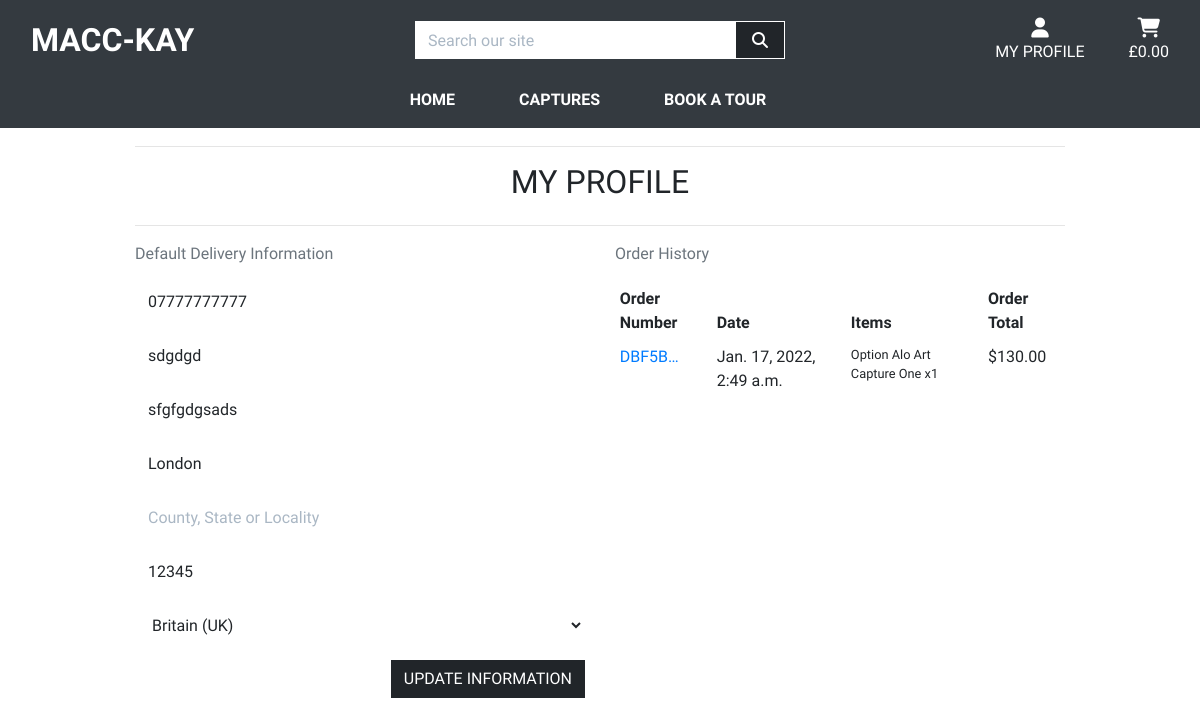
The app's page /profile/ (signed in), older data.
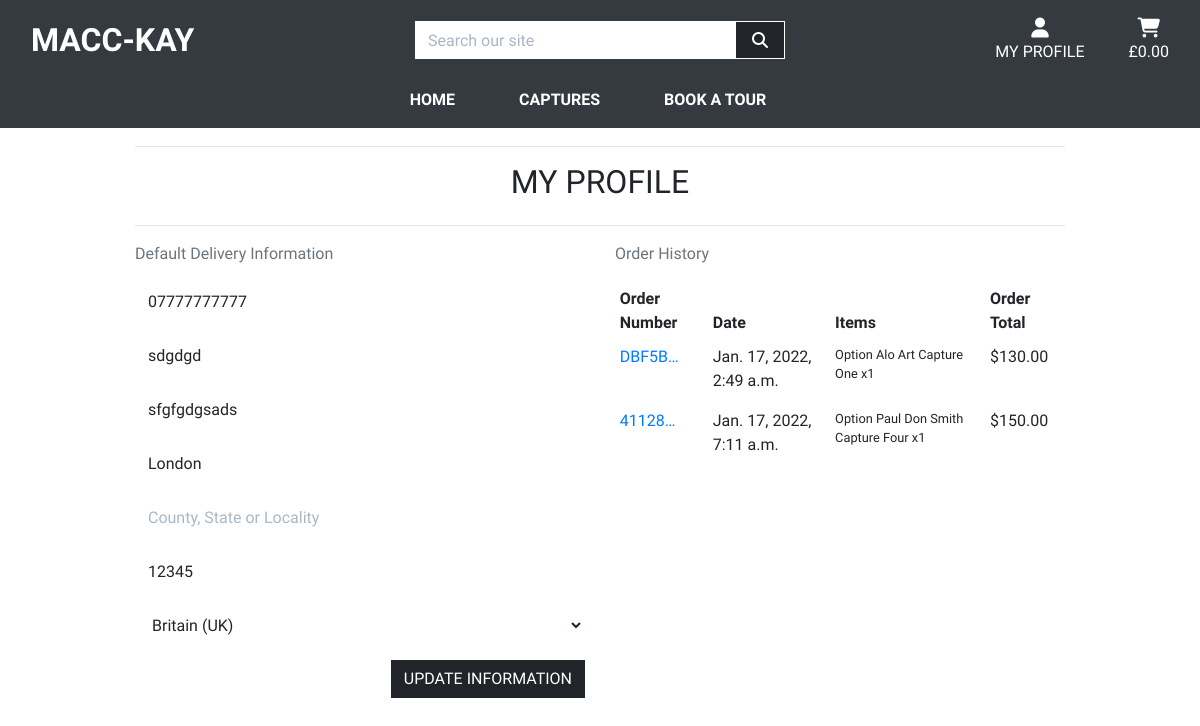
The same page, newer data.
### profiles/models.py (models this page shows, shortened)
class UserProfile(models.Model):
    user = models.OneToOneField(User, on_delete=models.CASCADE)
    default_phone_number = models.CharField(
        max_length=20, null=True, blank=True)
    default_street_address1 = models.CharField(
        max_length=80, null=True, blank=True)
    default_street_address2 = models.CharField(
        max_length=80, null=True, blank=True)
    default_town_or_city = models.CharField(
        max_length=40, null=True, blank=True)
    default_county = models.CharField(max_length=80, null=True, blank=True)
    default_postcode = models.CharField(max_length=20, null=True, blank=True)
    default_country = CountryField(
        blank_label='Country', null=True, blank=True)

### checkout/models.py (models this page shows, shortened)
class Order(models.Model):
    order_number = models.CharField(max_length=32, null=False, editable=False)
    user_profile = models.ForeignKey(UserProfile, on_delete=models.SET_NULL,
                                     null=True, blank=True,
                                     related_name='orders')
    full_name = models.CharField(max_length=50, null=False, blank=False)
    email = models.EmailField(max_length=254, null=False, blank=False)
    phone_number = models.CharField(max_length=20, null=False, blank=False)
    country = CountryField(blank_label='Country *', null=False, blank=False)
    postcode = models.CharField(max_length=20, null=True, blank=True)
    town_or_city = models.CharField(max_length=40, null=False, blank=False)
    street_address1 = models.CharField(max_length=80, null=False, blank=False)
    street_address2 = models.CharField(max_length=80, null=True, blank=True)
    county = models.CharField(max_length=80, null=True, blank=True)
    date = models.DateTimeField(auto_now_add=True)
    order_total = models.DecimalField(
        max_digits=10, decimal_places=2, null=False, default=0)
    grand_total = models.DecimalField(
        max_digits=10, decimal_places=2, null=False, default=0)
    original_cart = models.TextField(null=False, blank=False, default='')
    stripe_pid = models.CharField(
        max_length=254, null=False, blank=False, default='')

class OrderLineItem(models.Model):
    order = models.ForeignKey(
        Order, null=False, blank=False,
        on_delete=models.CASCADE, related_name='lineitems')
    capture = models.ForeignKey(
        Capture, null=False, blank=False, on_delete=models.CASCADE)
    capture_option = models.CharField(
        max_length=2, null=True, blank=True)  # signed & not signed
    quantity = models.IntegerField(null=False, blank=False, default=0)
    lineitem_total = models.DecimalField(
        max_digits=6, decimal_places=2,
        null=False, blank=False, editable=False)

### captures/models.py (models this page shows, shortened)
class Capture(models.Model):
    class Meta:
        verbose_name_plural = 'Captures'
    artist = models.ForeignKey(
        'Artist', null=True, blank=True, on_delete=models.SET_NULL)
    sku = models.CharField(max_length=254, null=True, blank=True)
    name = models.CharField(max_length=254)
    description = models.TextField()
    has_option = models.BooleanField(default=False, null=True, blank=True)
    price = models.DecimalField(max_digits=6, decimal_places=2)
    image_url = models.URLField(max_length=1024, null=True, blank=True)
    image = models.ImageField(null=True, blank=True)

### profiles/views.py (the view)
# urls.py: path('profile/', include('profiles.urls')),
def profile(request):
    profile = get_object_or_404(UserProfile, user=request.user)
    if request.method == 'POST':
        form = UserProfileForm(request.POST, instance=profile)
        if form.is_valid():
            form.save()
            messages.success(request, 'Profile updated successfully')
    form = UserProfileForm(instance=profile)
    orders = profile.orders.all()
    template = 'profiles/profile.html'
    context = {
        'form': form,
        'orders': orders,
        'on_profile_page': True
    }
    return render(request, template, context)

### profiles/forms.py
class UserProfileForm(forms.ModelForm):
    class Meta:
        model = UserProfile
        exclude = ('user',)
    def __init__(self, *args, **kwargs):
        super().__init__(*args, **kwargs)
        placeholders = {
            'default_phone_number': 'Phone Number',
            'default_postcode': 'Postal Code',
            'default_town_or_city': 'Town or City',
            'default_street_address1': 'Street Address 1',
            'default_street_address2': 'Street Address 2',
            'default_county': 'County, State or Locality',
        }
        self.fields['default_phone_number'].widget.attrs['autofocus'] = True
        for field in self.fields:
            if field != 'default_country':
                if self.fields[field].required:
                    placeholder = f'{placeholders[field]} *'
                else:
                    placeholder = placeholders[field]
                self.fields[field].widget.attrs['placeholder'] = placeholder
            self.fields[field].widget.attrs['class'] = (
                'border-black rounded-0 profile-form-input')
            self.fields[field].label = False

### cart/contexts.py (called while the page is built, shortened)
def cart_contents(request):
    cart_items = []
    total = 0
    capture_count = 0
    cart = request.session.get('cart', {})
    grand_total = total
    context = {
        'cart_items': cart_items,
        'total': total,
        'capture_count': capture_count,
        'grand_total': grand_total,
    }
    return context

### profiles/templates/profiles/profile.html (shortened to what this page needs)
{% extends "base.html" %}
{% load static %}
{% block extra_css %}
    <link rel="stylesheet" href="{% static 'profiles/css/profile.css' %}">
{% endblock %}
{% block page_header %}
    <div class="container header-container">
    </div>
{% endblock %}
{% block content %}
    <div class="container">
        <div class="row">
            <div class="col">
                <hr>
                <h2 class="logo-font mb-4">My Profile</h2>
                <hr>
            </div>
        </div>
        <div class="row">
            <div class="col-12 col-lg-6">
                <p class="text-muted">Default Delivery Information</p>
                <form class="mt-3" action="{% url 'profile' %}" method="POST" id="profile-update-form">
                    {{ form|crispy }}
                    <button class="btn btn-black rounded-0 text-uppercase float-right">Update Information</button>
                </form>
            </div>
            <div class="col-12 col-lg-6">
                <p class="text-muted">Order History</p>
                <div class="order-history table-responsive">
                    <table class="table table-sm table-borderless">
                        <thead>
                            <tr>
                                <th>Order Number</th>
                                <th>Date</th>
                                <th>Items</th>
                                <th>Order Total</th>
                            </tr>
                        </thead>
                        <tbody>
                            {% for order in orders %}
                                <tr>
                                    <td>
                                        <a href="{% url 'order_history' order.order_number %}"
                                        title="{{ order.order_number }}">
                                            {{ order.order_number|truncatechars:6 }}
                                        </a>
                                    </td>
                                    <td>{{ order.date }}</td>
                                    <td>
                                        <ul class="list-unstyled">
                                            {% for item in order.lineitems.all %}
                                                <li class="small">
                                                    {% if item.capture.has_option %}
                                                        Option {{ item.capture.option|upper }}
                                                    {% endif %}{{ item.capture.name }} x{{ item.quantity }}
                                                </li>
                                            {% endfor %}
                                        </ul>
                                    </td>
                                    <td>${{ order.grand_total }}</td>
                                </tr>
                            {% endfor %}
                        </tbody>
                    </table>
                </div>
            </div>
        </div>
{% endblock %}

### templates/base.html (shortened to what this page needs)
{% load static %}
<!doctype html>
<html lang="en">
  <head>
    {% block corecss %}
        <link rel="stylesheet" href="https://stackpath.bootstrapcdn.com/bootstrap/4.4.1/css/bootstrap.min.css">
        <link rel="stylesheet" href="{% static 'css/base.css' %}">
    {% endblock %}
    {% block extra_css %}
    {% endblock %}
  </head>
  <body>
    <header class="container-fluid fixed-top">
        <div id="topnav" class="row bg-dark pt-lg-2 d-none d-lg-flex">
          <div class="col-12 col-lg-4 my-auto py-1 py-lg-0 text-center text-lg-left">
            <a href="{% url 'home' %}" class="nav-link main-logo-link">
              <h2 class="logo-font text-black my-0"><strong>MACC-Kay</strong></h2>
            </a>
          </div>
          <div class="col-12 col-lg-4 my-auto py-1 py-lg-0">
              <form method="GET" action="{% url 'captures' %}">
                <div class="input-group w-100">
                    <input class="form-control border border-black rounded-0" type="text" name="q" placeholder="Search our site">
                    <div class="input-group-append">
                        <button class="form-control btn btn-black border border-black rounded-0" type="submit">
                            <span class="icon">
                                <i class="fas fa-search"></i>
                            </span>
                        </button>
                    </div>
                </div>
            </form>
          </div>
          <div class="col-12 col-lg-4 my-auto py-1 py-lg-0">
            <ul class="list-inline list-unstyled text-center text-lg-right my-0">
              <li class="list-inline-item text-black dropdown">
                <a class="text-black nav-link" href="#" id="user-options" data-toggle="dropdown" aria-haspopup="true" aria-expanded="false">
                  <div class="text-center">
                      <div><i class="fas fa-user fa-lg"></i></div>
                      <p class="my-0">MY PROFILE</p>
                  </div>
                </a>
              </li>
              <li class="list-inline-item">
                <a class="{% if grand_total %}text-info font-weight-bold{% else %}text-black{% endif %} nav-link" href="{% url 'view_cart' %}">
                  <div class="text-center">
                      <div><i class="fas fa-shopping-cart fa-lg"></i></div>
                      <p class="my-0">
                          {% if grand_total %}
                              £{{ grand_total|floatformat:2 }}
                          {% else %}
                              £0.00
                          {% endif %}
                      </p>
                  </div>
                </a>
              </li>
            </ul>
          </div>
        </div>
        <div class="row bg-dark">
          <nav class="navbar navbar-expand-lg navbar-dark w-100">
              {% include 'includes/main-nav.html' %}
          </nav>
      </div>
    </header>
    {% block page_header %}
    {% endblock %}
    {% block content %}
    {% endblock %}
  </body>
</html>

### templates/includes/main-nav.html (shortened to what this page needs)
<div class="collapse navbar-collapse" id="main-nav">
    <ul class="navbar-nav w-auto mx-auto pull-up">
        <li class="nav-item d-block">
            <a class="logo-font font-weight-bold nav-link text-black mr-5" href="{% url 'home' %}" id="home-link">
                HOME
            </a>
        </li>
        <li class="nav-item dropdown">
            <a class="logo-font font-weight-bold nav-link text-black mr-5" href="#" id="all-captures-link" data-toggle="dropdown" aria-haspopup="true" aria-expanded="false">
                CAPTURES
            </a>
        </li>
        <li class="nav-item">
            <a class="logo-font font-weight-bold nav-link text-black mr-5" href="{% url 'tour' %}">
                BOOK A TOUR
            </a>
        </li>
    </ul>
</div>

### static/css/base.css (style rules this page uses)
html { height: 100%; }
body { font-family: 'Chakra Petch', sans-serif; color: #212529; height: calc(100vh - 164px); }
.icon { align-items: center; display: inline-flex; justify-content: center; height: 1.5rem; width: 1.5rem; color: #fff; }
.logo-font { text-transform: uppercase; text-align: center }
.main-logo-link { width: fit-content; }
.btn-black { background: #212529 !important; color: white; border-radius: 10px; }
.text-black { color: #fff !important; }
.border-black { border: 1px solid white !important; }
input[name='q']::placeholder { color: #aab7c4; }
@media (min-width: 1200px) { .container { max-width: 80%; } }
@media (min-width: 992px) { .header-container { padding-top: 130px; } }

### profiles/static/profiles/css/profile.css (style rules this page uses)
.order-history { max-height: 416px; overflow-y: auto; }
#profile-update-form .form-control { color: #212529; }
#profile-update-form input::placeholder { color: #aab7c4; }
#id_default_country, #id_default_country option:not(:first-child) { color: #212529; }

Row changes from the older to the newer data that the page shows:
added Order: order_number "41128…", date "Jan. 17, 2022, 7:11 a.m.", grand_total "150.00"
added OrderLineItem: capture.name "Paul Don Smith Capture Four", quantity "1", shown under "41128…"
